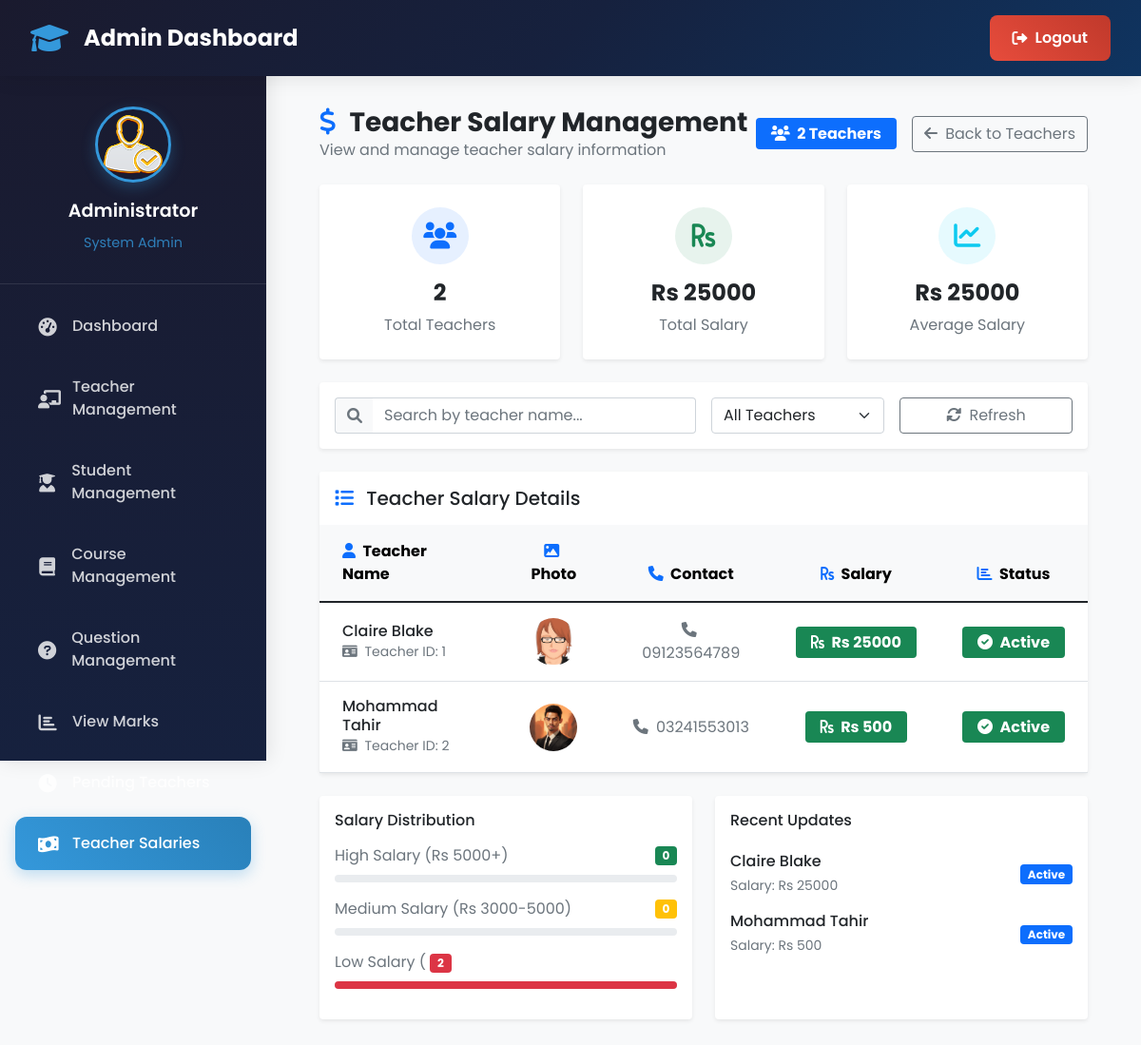
Page /admin-view-teacher-salary (signed in) on the committed database.
### teacher/models.py (models this page shows, shortened)
class Teacher(models.Model):
    user=models.OneToOneField(User,on_delete=models.CASCADE)
    profile_pic= models.ImageField(upload_to='profile_pic/Teacher/',null=True,blank=True)
    address = models.CharField(max_length=40)
    mobile = models.CharField(max_length=20,null=False)
    status= models.BooleanField(default=False)
    salary=models.PositiveIntegerField(null=True)
    @property
    def get_name(self):
        return self.user.first_name+" "+self.user.last_name

### exam/views.py (the view)
# urls.py: path('admin-view-teacher-salary', views.admin_view_teacher_salary_view,name='admin-view-teacher-salary'),
@login_required(login_url='adminlogin')
def admin_view_teacher_salary_view(request):
    teachers= TMODEL.Teacher.objects.all().filter(status=True)
    return render(request,'exam/admin_view_teacher_salary.html',{'teachers':teachers})

### templates/exam/admin_view_teacher_salary.html (shortened to what this page needs)
{% extends 'exam/adminbase.html' %}
{% block content %}
{%load static%}
<div class="container-fluid px-4">
  <div class="row">
    <div class="col-12">
      <div class="d-flex justify-content-between align-items-center mb-4">
        <div>
          <h2 class="h3 mb-0 text-dark fw-bold">
            <i class="fas fa-dollar-sign text-primary me-2"></i>
            Teacher Salary Management
          </h2>
          <p class="text-muted mb-0">View and manage teacher salary information</p>
        </div>
        <div class="d-flex align-items-center">
          <span class="badge bg-primary fs-6 px-3 py-2 me-3">
            <i class="fas fa-users me-1"></i>
            {{ teachers|length }} Teachers
          </span>
          <a href="admin-teacher" class="btn btn-outline-secondary">
            <i class="fas fa-arrow-left me-1"></i>
            Back to Teachers
          </a>
        </div>
      </div>
      <div class="row g-4 mb-4">
        <div class="col-lg-4 col-md-6">
          <div class="card border-0 shadow-sm">
            <div class="card-body text-center p-4">
              <div class="bg-primary bg-opacity-10 rounded-circle d-flex align-items-center justify-content-center mx-auto mb-3"
                   style="width: 60px; height: 60px;">
                <i class="fas fa-users text-primary fs-3"></i>
              </div>
              <h4 class="text-dark fw-bold mb-2">{{ teachers|length }}</h4>
              <p class="text-muted mb-0">Total Teachers</p>
            </div>
          </div>
        </div>
        <div class="col-lg-4 col-md-6">
          <div class="card border-0 shadow-sm">
            <div class="card-body text-center p-4">
              <div class="bg-success bg-opacity-10 rounded-circle d-flex align-items-center justify-content-center mx-auto mb-3"
                   style="width: 60px; height: 60px;">
                <i class="fas fa-rupee-sign text-success fs-3"></i>
              </div>
              <h4 class="text-dark fw-bold mb-2">
                Rs {% for teacher in teachers %}{% if forloop.first %}{{ teacher.salary }}{% endif %}{% endfor %}
              </h4>
              <p class="text-muted mb-0">Total Salary</p>
            </div>
          </div>
        </div>
        <div class="col-lg-4 col-md-6">
          <div class="card border-0 shadow-sm">
            <div class="card-body text-center p-4">
              <div class="bg-info bg-opacity-10 rounded-circle d-flex align-items-center justify-content-center mx-auto mb-3"
                   style="width: 60px; height: 60px;">
                <i class="fas fa-chart-line text-info fs-3"></i>
              </div>
              <h4 class="text-dark fw-bold mb-2">
                Rs {% for teacher in teachers %}{% if forloop.first %}{{ teacher.salary|floatformat:0 }}{% endif %}{% endfor %}
              </h4>
              <p class="text-muted mb-0">Average Salary</p>
            </div>
          </div>
        </div>
      </div>
      <div class="card border-0 shadow-sm mb-4">
        <div class="card-body">
          <div class="row g-3">
            <div class="col-md-6">
              <div class="input-group">
                <span class="input-group-text bg-light border-end-0">
                  <i class="fas fa-search text-muted"></i>
                </span>
                <input type="text" class="form-control border-start-0" id="searchInput" placeholder="Search by teacher name...">
              </div>
            </div>
            <div class="col-md-3">
              <select class="form-select" id="filterBy">
                <option value="">All Teachers</option>
              </select>
            </div>
            <div class="col-md-3">
              <button class="btn btn-outline-secondary w-100" type="button" id="refreshBtn">
                <i class="fas fa-sync-alt me-1"></i>
                Refresh
              </button>
            </div>
          </div>
        </div>
      </div>
      <div class="card border-0 shadow-sm">
        <div class="card-header bg-white border-0 py-3">
          <h5 class="mb-0 text-dark fw-semibold">
            <i class="fas fa-list me-2 text-primary"></i>
            Teacher Salary Details
          </h5>
        </div>
        <div class="card-body p-0">
          {% if teachers %}
          <div class="table-responsive">
            <table class="table table-hover mb-0" id="teachersTable">
              <thead class="table-light">
                <tr>
                  <th class="border-0 py-3 px-4">
                    <i class="fas fa-user me-1 text-primary"></i>
                    Teacher Name
                  </th>
                  <th class="border-0 py-3 px-4 text-center">
                    <i class="fas fa-image me-1 text-primary"></i>
                    Photo
                  </th>
                  <th class="border-0 py-3 px-4 text-center">
                    <i class="fas fa-phone me-1 text-primary"></i>
                    Contact
                  </th>
                  <th class="border-0 py-3 px-4 text-center">
                    <i class="fas fa-rupee-sign me-1 text-primary"></i>
                    Salary
                  </th>
                  <th class="border-0 py-3 px-4 text-center">
                    <i class="fas fa-chart-bar me-1 text-primary"></i>
                    Status
                  </th>
                </tr>
              </thead>
              <tbody>
                {% for t in teachers %}
                <tr class="align-middle">
                  <td class="px-4 py-3">
                    <div class="d-flex align-items-center">
                      <div class="flex-grow-1">
                        <h6 class="mb-0 fw-semibold text-dark">{{ t.get_name }}</h6>
                        <small class="text-muted">
                          <i class="fas fa-id-card me-1"></i>
                          Teacher ID: {{ t.id }}
                        </small>
                      </div>
                    </div>
                  </td>
                  <td class="px-4 py-3 text-center">
                    <div class="d-flex align-items-center justify-content-center">
                      <img src="{% static t.profile_pic.url %}" alt="Profile Pic"
                           class="rounded-circle" style="width: 50px; height: 50px; object-fit: cover; display: block; margin: 0 auto;" />
                    </div>
                  </td>
                  <td class="px-4 py-3 text-center">
                    <div class="d-flex align-items-center justify-content-center">
                      <span class="text-muted fw-medium">
                        <i class="fas fa-phone me-1"></i>
                        {{ t.mobile }}
                      </span>
                    </div>
                  </td>
                  <td class="px-4 py-3 text-center">
                    <div class="d-flex align-items-center justify-content-center">
                      <span class="badge bg-success text-white fs-6 px-3 py-2">
                        <i class="fas fa-rupee-sign me-1"></i>
                        Rs {{ t.salary }}
                      </span>
                    </div>
                  </td>
                  <td class="px-4 py-3 text-center">
                    <div class="d-flex align-items-center justify-content-center">
                      <span class="badge bg-success text-white fs-6 px-3 py-2">
                        <i class="fas fa-check-circle me-1"></i>
                        Active
                      </span>
                    </div>
                  </td>
                </tr>
                {% endfor %}
              </tbody>
            </table>
          </div>
          {% endif %}
        </div>
      </div>
      {% if teachers %}
      <div class="row mt-4">
        <div class="col-md-6 mb-3">
          <div class="card border-0 shadow-sm h-100">
            <div class="card-body">
              <h6 class="text-dark fw-semibold mb-3">Salary Distribution</h6>
              <div class="mb-3">
                <div class="d-flex justify-content-between align-items-center mb-2">
                  <span class="text-muted">High Salary (Rs 5000+)</span>
                  <span class="badge bg-success" id="highSalary">0</span>
                </div>
                <div class="progress" style="height: 8px;">
                </div>
              </div>
              <div class="mb-3">
                <div class="d-flex justify-content-between align-items-center mb-2">
                  <span class="text-muted">Medium Salary (Rs 3000-5000)</span>
                  <span class="badge bg-warning" id="mediumSalary">0</span>
                </div>
                <div class="progress" style="height: 8px;">
                </div>
              </div>
              <div class="mb-3">
                <div class="d-flex justify-content-between align-items-center mb-2">
                  <span class="text-muted">Low Salary (<Rs 3000)</span>
                  <span class="badge bg-danger" id="lowSalary">0</span>
                </div>
                <div class="progress" style="height: 8px;">
                  <div class="progress-bar bg-danger" id="lowSalaryBar" style="width: 0%"></div>
                </div>
              </div>
            </div>
          </div>
        </div>
        <div class="col-md-6 mb-3">
          <div class="card border-0 shadow-sm h-100">
            <div class="card-body">
              <h6 class="text-dark fw-semibold mb-3">Recent Updates</h6>
              <div class="list-group list-group-flush">
                {% for teacher in teachers|slice:":5" %}
                <div class="list-group-item border-0 px-0">
                  <div class="d-flex justify-content-between align-items-center">
                    <div>
                      <h6 class="mb-1 fw-semibold">{{ teacher.get_name }}</h6>
                      <small class="text-muted">Salary: Rs {{ teacher.salary }}</small>
                    </div>
                    <span class="badge bg-primary">Active</span>
                  </div>
                </div>
                {% endfor %}
              </div>
            </div>
          </div>
        </div>
      </div>
      {% endif %}
    </div>
  </div>
</div>
{% endblock content %}

### templates/exam/adminbase.html (style rules this page uses)
* { margin: 0; padding: 0; box-sizing: border-box; }
body { font-family: 'Poppins', sans-serif; background: #f8f9fa; overflow-x: hidden; }

### rows in the picture
Teacher: salary "25000", get_name "Claire Blake", id "1", profile_pic (picture), mobile "09123564789"
Teacher: get_name "Mohammad Tahir", id "2", profile_pic (picture), mobile "03241553013", salary "500"

### other values in the picture
{{ teachers|length }} "2"
